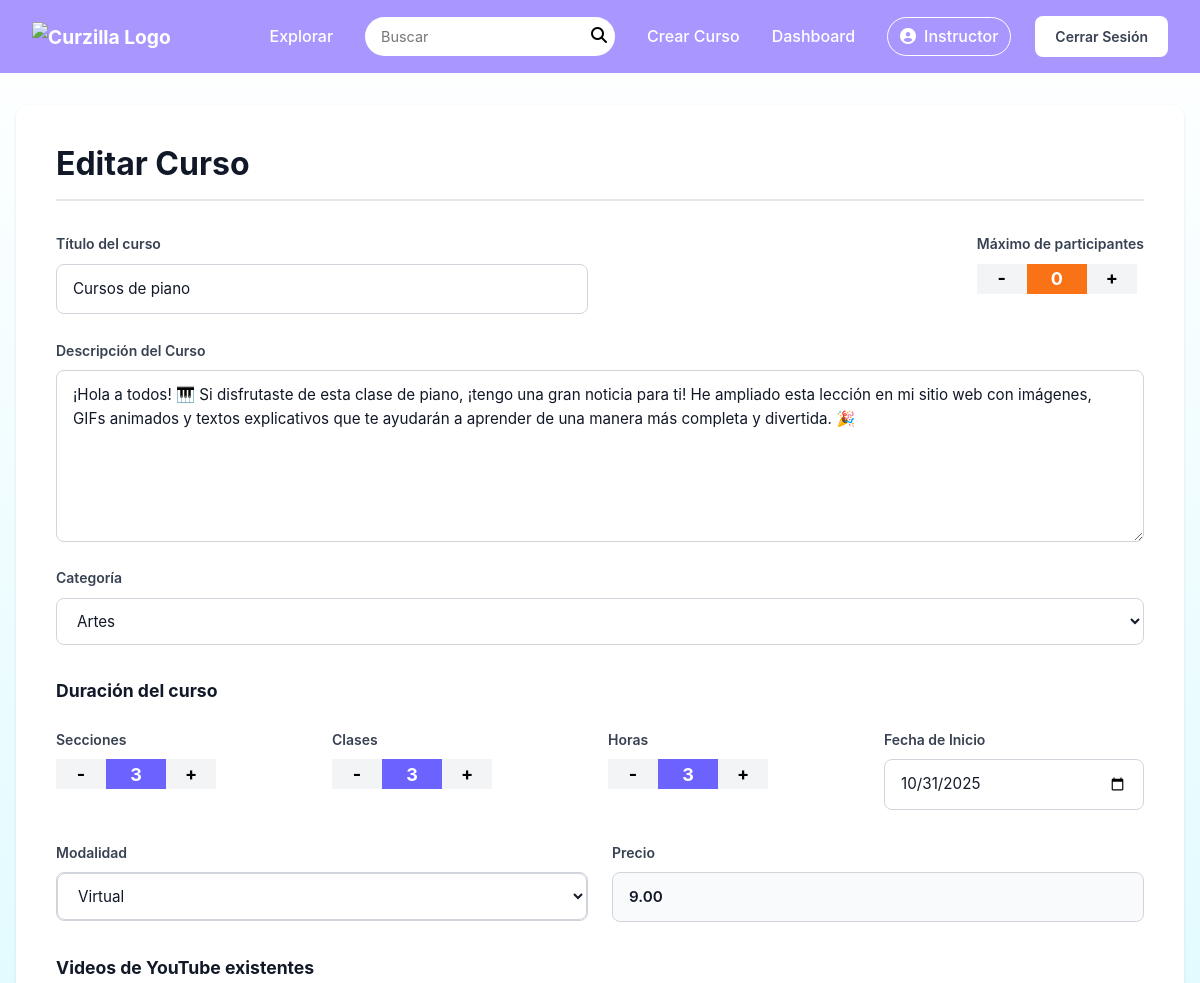
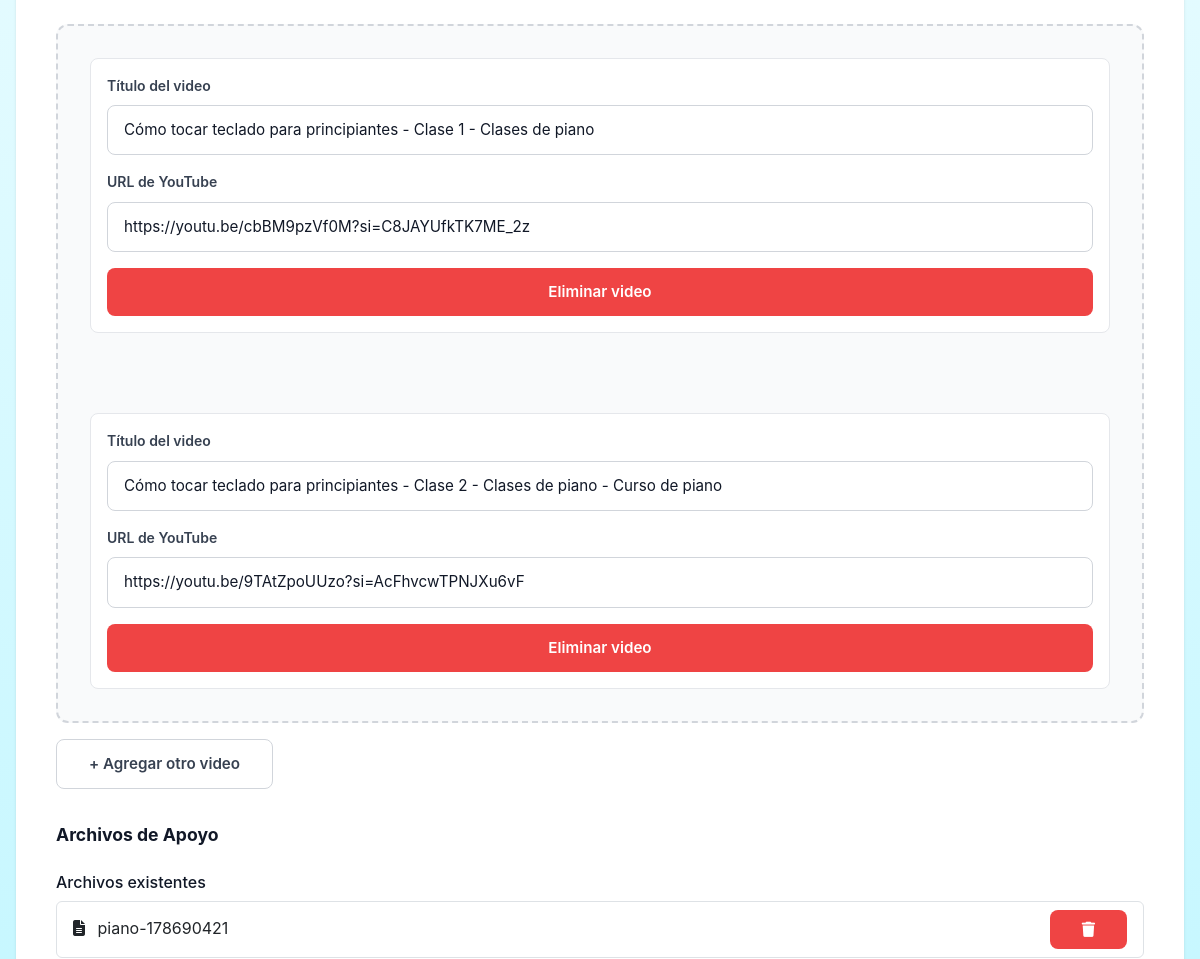
/views/courses/editarCurso.php?id=16 (signed in, upper part), run on an earlier commit of the app's database (2 pictures, top to bottom).
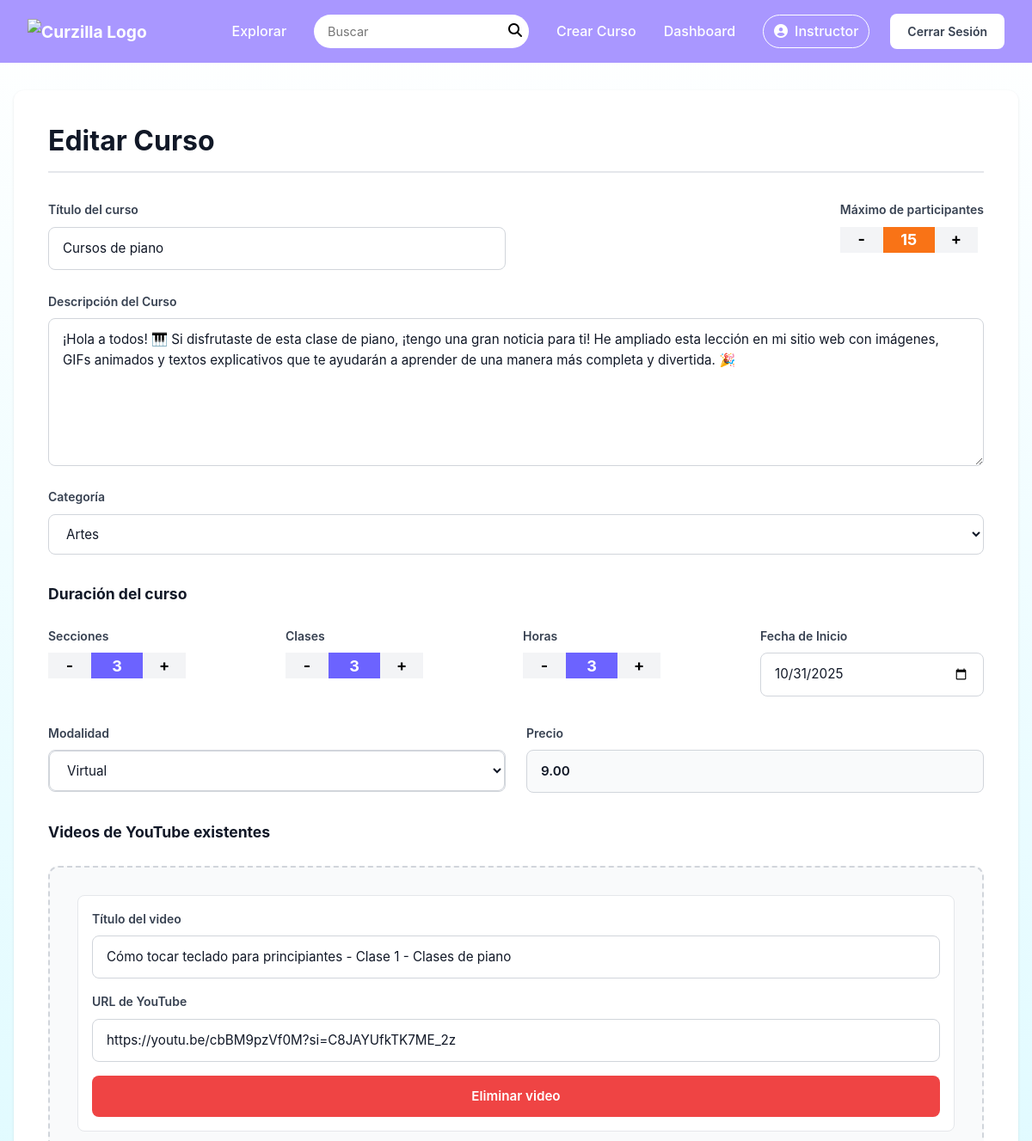
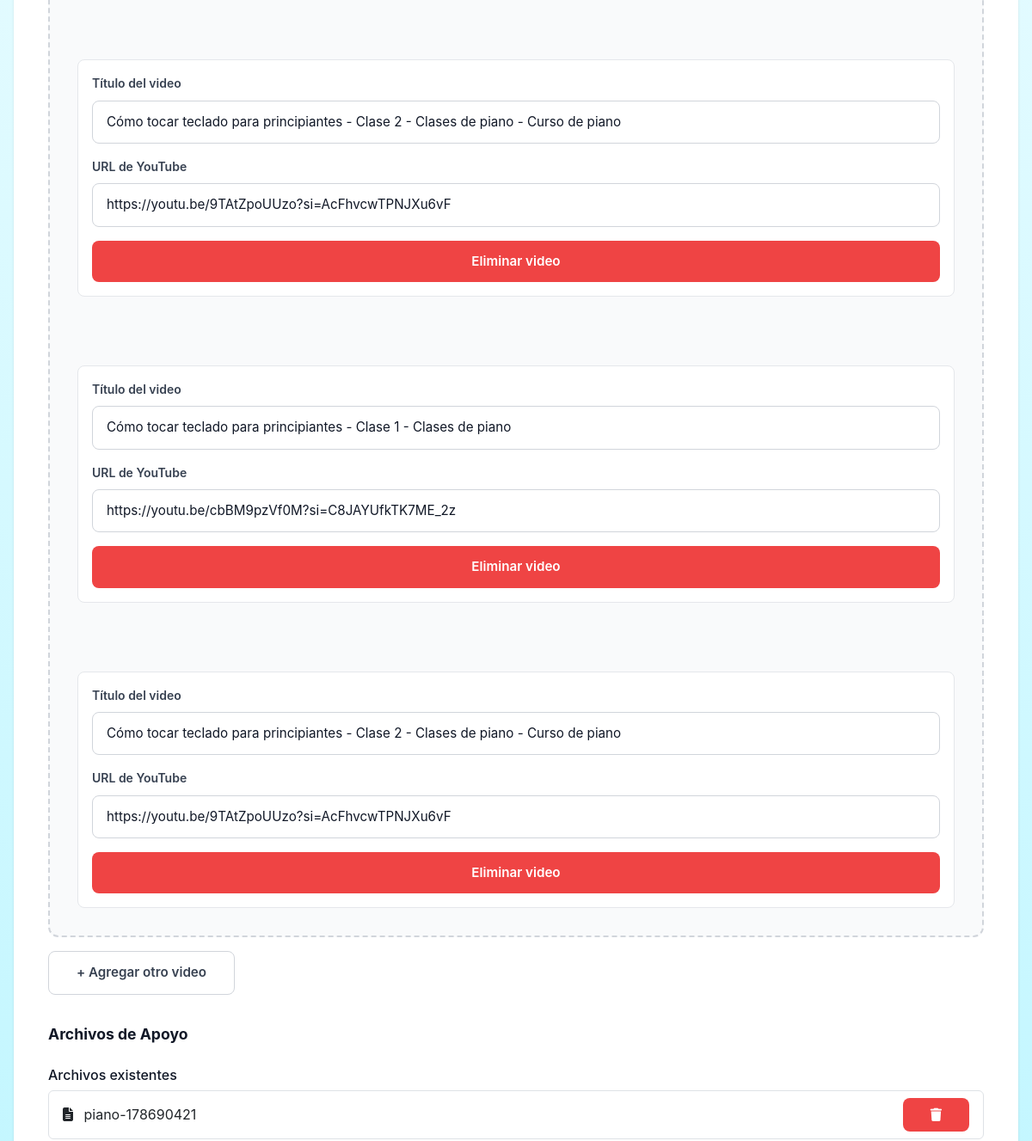
And on a later commit of the database (2 pictures, top to bottom).
### tables this page shows
CREATE TABLE `cursos` (
  `id_curso` int(11) NOT NULL,
  `id_instructor` int(11) NOT NULL,
  `titulo` varchar(150) NOT NULL,
  `slug` varchar(170) NOT NULL,
  `portada` varchar(255) DEFAULT NULL,
  `descripcion` text NOT NULL,
  `duracion` varchar(50) DEFAULT NULL,
  `modalidad` enum('PRESENCIAL','VIRTUAL','HIBRIDA') NOT NULL DEFAULT 'VIRTUAL',
  `precio` decimal(10,2) NOT NULL DEFAULT 0.00,
  `fecha_inicio` date DEFAULT NULL,
  `cupos` int(11) NOT NULL DEFAULT 0,
  `estado` enum('BORRADOR','PENDIENTE','PUBLICADO','ARCHIVADO') NOT NULL DEFAULT 'BORRADOR',
  `creado_en` datetime NOT NULL DEFAULT current_timestamp(),
  `actualizado_en` datetime NOT NULL DEFAULT current_timestamp(),
  `id_categoria` int(11) DEFAULT NULL
);

CREATE TABLE `materiales` (
  `id_material` int(11) NOT NULL,
  `id_curso` int(11) NOT NULL,
  `id_usuario` int(11) NOT NULL,
  `titulo` varchar(150) NOT NULL,
  `ruta_archivo` varchar(255) NOT NULL,
  `creado_en` datetime NOT NULL DEFAULT current_timestamp()
);

CREATE TABLE `categorias` (
  `id_categoria` int(11) NOT NULL,
  `nombre` varchar(80) NOT NULL,
  `slug` varchar(100) NOT NULL
);

### models/Curso.php (called while the page is built, shortened)
<?php
class Curso {
    private $pdo;
    public function __construct($pdo) {
        $this->pdo = $pdo;
    }
    public function obtenerPorId($idCurso) {
        $sql = "SELECT * FROM cursos WHERE id_curso = :id_curso";
        $stmt = $this->pdo->prepare($sql);
        $stmt->execute([':id_curso' => $idCurso]);
        return $stmt->fetch(PDO::FETCH_ASSOC);
    }
}
?>

### models/Categoria.php (called while the page is built, shortened)
<?php
class Categoria {
    private $pdo;
    public function __construct($pdo) {
        $this->pdo = $pdo;
    }
    public function obtenerTodas() {
        $sql = "SELECT * FROM categorias ORDER BY nombre ASC";
        $stmt = $this->pdo->query($sql);
        return $stmt->fetchAll(PDO::FETCH_ASSOC);
    }
}

### models/Material.php (called while the page is built, shortened)
<?php
class Material {
    private $pdo;
    public function __construct($pdo) {
        $this->pdo = $pdo;
    }
    public function obtenerPorCurso($idCurso) {
        $sql = "SELECT m.*, u.nombre_completo as subido_por
                FROM materiales m
                INNER JOIN usuarios u ON m.id_usuario = u.id_usuario
                WHERE m.id_curso = :id_curso
                ORDER BY m.creado_en ASC";
        $stmt = $this->pdo->prepare($sql);
        $stmt->execute([':id_curso' => $idCurso]);
        return $stmt->fetchAll(PDO::FETCH_ASSOC);
    }
    public function obtenerPorTipo($idCurso, $tipo = 'video') {
        $sql = "SELECT m.*, u.nombre_completo as subido_por
                FROM materiales m
                INNER JOIN usuarios u ON m.id_usuario = u.id_usuario
                WHERE m.id_curso = :id_curso";
        if ($tipo === 'video') {
            $sql .= " AND (m.ruta_archivo LIKE '%youtube.com%' OR m.ruta_archivo LIKE '%youtu.be%')";
        } else {
            $sql .= " AND m.ruta_archivo NOT LIKE '%youtube.com%' AND m.ruta_archivo NOT LIKE '%youtu.be%'";
        }
        $sql .= " ORDER BY m.creado_en ASC";
        $stmt = $this->pdo->prepare($sql);
        $stmt->execute([':id_curso' => $idCurso]);
        return $stmt->fetchAll(PDO::FETCH_ASSOC);
    }
}

### views/courses/editarCurso.php (the view, shortened to what the changed rows need)
<?php
require_once __DIR__ . '/../../config/database.php';
require_once __DIR__ . '/../../models/Categoria.php';
require_once __DIR__ . '/../../models/Curso.php';
require_once __DIR__ . '/../../models/Material.php';
$pdo = Database::getInstance();
$categoriaModel = new Categoria($pdo);
$cursoModel = new Curso($pdo);
$materialModel = new Material($pdo);
$categorias = $categoriaModel->obtenerTodas();
$curso = $cursoModel->obtenerPorId($_GET['id']);
$materiales = $materialModel->obtenerPorCurso($_GET['id']);
$videos = $materialModel->obtenerPorTipo($_GET['id'], 'video');
$archivos = $materialModel->obtenerPorTipo($_GET['id'], 'archivo');
?>
<main class="curzilla-main-content">
    <section class="curzilla-container">
        <h1 class="curzilla-page-title">Editar Curso</h1>
        <form class="curzilla-course-form" method="POST" action="/portal_cursos/controllers/CursoController.php?action=actualizar" enctype="multipart/form-data" id="form-editar-curso">
            <fieldset>
                <div class="curzilla-form-row">
                    <div class="curzilla-form-group">
                        <label for="course-title">Título del curso</label>
                        <input type="text" id="course-title" name="titulo" class="curzilla-form-input" required value="<?= htmlspecialchars($curso['titulo']) ?>">
                    </div>
                    <div class="curzilla-form-group" id="participants-group">
                        <div class="curzilla-counter-input">
                            <button type="button" class="curzilla-counter-btn" data-action="decrease" data-target="max-participants">-</button>
                            <input type="number" id="max-participants" name="cupos" value="<?= htmlspecialchars($curso['cupos']) ?>" min="0" class="curzilla-counter-value" required>
                            <button type="button" class="curzilla-counter-btn" data-action="increase" data-target="max-participants">+</button>
                        </div>
                    </div>
                </div>
                <br>
                <div class="curzilla-form-group">
                    <label for="course-description">Descripción del Curso</label>
                    <textarea id="course-description" name="descripcion" class="curzilla-form-textarea" rows="6" required><?= htmlspecialchars($curso['descripcion']) ?></textarea>
                </div>
                <br>
                <div class="curzilla-form-group">
                    <label for="categorias">Categoría</label>
                    <select id="categorias" name="categorias[]" class="curzilla-form-select" required>
                        <?php foreach ($categorias as $categoria): ?>
                            <option value="<?= $categoria['id_categoria'] ?>" <?= ($curso['id_categoria'] == $categoria['id_categoria']) ? 'selected' : '' ?>>
                                <?= htmlspecialchars($categoria['nombre']) ?>
                            </option>
                        <?php endforeach; ?>
                    </select>
                </div>
            </fieldset>
            <fieldset class="curzilla-duration-section">
                <div class="curzilla-duration-controls">
                    <div class="curzilla-form-group">
                        <label for="fecha-inicio">Fecha de Inicio</label>
                        <input type="date" id="fecha-inicio" name="fecha_inicio" class="curzilla-form-input" value="<?= htmlspecialchars($curso['fecha_inicio']) ?>">
                    </div>
                </div>
            </fieldset>
            <fieldset>
                <div class="curzilla-form-row">
                    <div class="curzilla-form-group">
                        <div class="curzilla-select-container">
                            <select id="modality" name="modalidad" class="curzilla-form-select" required>
                                <option value="VIRTUAL" <?= ($curso['modalidad'] == 'VIRTUAL') ? 'selected' : '' ?>>Virtual</option>
                            </select>
                        </div>
                    </div>
                    <div class="curzilla-form-group">
                        <label for="price">Precio</label>
                        <input type="number" id="price" name="precio" placeholder="0.00" step="0.01" min="0" class="curzilla-form-input curzilla-price-input" required value="<?= htmlspecialchars($curso['precio']) ?>">
                    </div>
                </div>
            </fieldset>
            <fieldset>
                <div id="videos-container" class="curzilla-upload-section">
                    <?php foreach ($videos as $index => $video): ?>
                    <div class="video-item">
                        <div class="curzilla-form-group">
                            <label>Título del video</label>
                            <input type="text" name="videos[<?= $index ?>][titulo]" class="curzilla-form-input" value="<?= htmlspecialchars($video['titulo']) ?>">
                        </div>
                        <div class="curzilla-form-group">
                            <label>URL de YouTube</label>
                            <input type="url" name="videos[<?= $index ?>][url]" class="curzilla-form-input" value="<?= htmlspecialchars($video['ruta_archivo']) ?>">
                        </div>
                        <button type="button" class="curzilla-btn curzilla-btn-danger btn-remove-video">Eliminar video</button>
                    </div>
                    <?php endforeach; ?>
                </div>
            </fieldset>
            <fieldset>
                <div class="curzilla-material-list mb-4">
                    <?php if (empty($archivos)): ?>
                        <p class="text-muted">No hay archivos de apoyo para este curso.</p>
                    <?php else: ?>
                        <ul id="archivos-existentes" class="list-group">
                            <?php foreach ($archivos as $material): ?>
                            <li class="list-group-item d-flex justify-content-between align-items-center archivo-existente">
                                <div>
                                    <i class="fa-solid fa-file-alt me-2"></i>
                                    <?= htmlspecialchars($material['titulo']) ?>
                                </div>
                                <button type="button" class="curzilla-btn curzilla-btn-danger btn-sm btn-remove-material" data-id="<?= htmlspecialchars($material['id_material']) ?>">
                                    <i class="fa-solid fa-trash"></i>
                                </button>
                            </li>
                            <?php endforeach; ?>
                        </ul>
                    <?php endif; ?>
                </div>
            </fieldset>
        </form>
    </section>
</main>
<?php
include __DIR__ . '/../layouts/layout.php';
?>

What changed in the data, as far as the page shows it:
changed cursos "Cursos de piano": cupos "0" → "15"
added materiales: titulo "Cómo tocar teclado para principiantes - Clase 1 - Clases de piano", ruta_archivo "https://youtu.be/cbBM9pzVf0M?si=C8JAYUfkTK7ME_2z", shown under "Videos de YouTube existentes"
added materiales: titulo "Cómo tocar teclado para principiantes - Clase 2 - Clases de piano - Curso de piano", ruta_archivo "https://youtu.be/9TAtZpoUUzo?si=AcFhvcwTPNJXu6vF", shown under "Videos de YouTube existentes"
